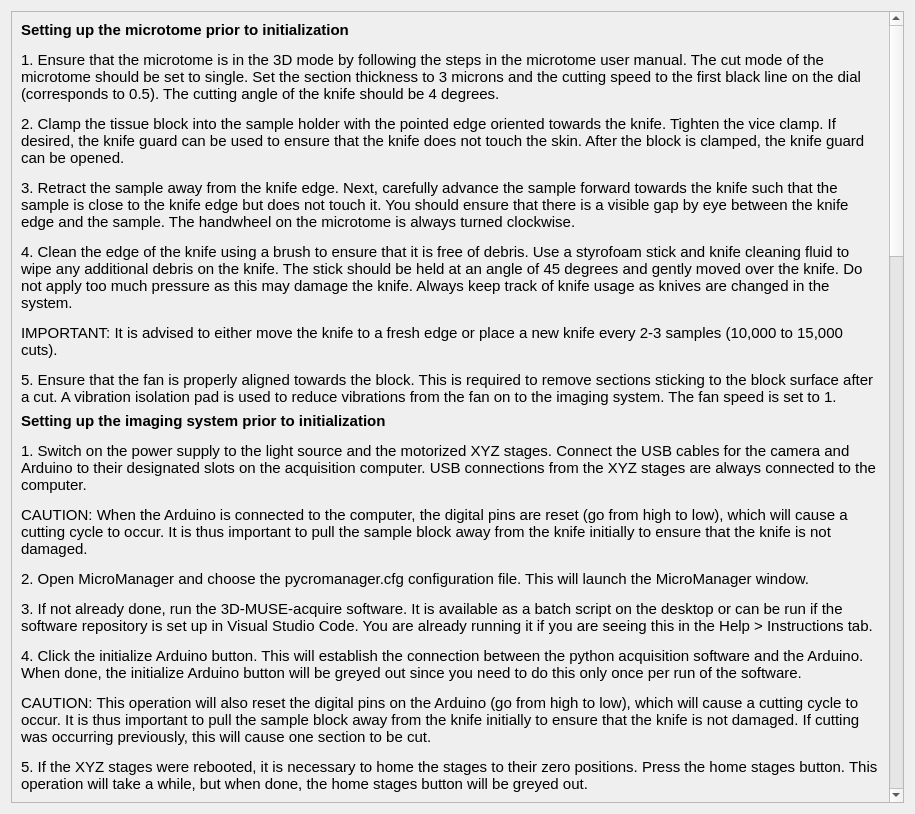
<?xml version="1.0" encoding="UTF-8"?>
<ui version="4.0">
 <class>Dialog</class>
 <widget class="QDialog" name="Dialog">
  <property name="geometry">
   <rect>
    <x>0</x>
    <y>0</y>
    <width>915</width>
    <height>814</height>
   </rect>
  </property>
  <property name="windowTitle">
   <string>Dialog</string>
  </property>
  <layout class="QVBoxLayout" name="verticalLayout">
   <item>
    <widget class="QScrollArea" name="scrollArea">
     <property name="widgetResizable">
      <bool>true</bool>
     </property>
     <widget class="QWidget" name="scrollAreaWidgetContents">
      <property name="geometry">
       <rect>
        <x>0</x>
        <y>-2040</y>
        <width>878</width>
        <height>2886</height>
       </rect>
      </property>
      <layout class="QVBoxLayout" name="verticalLayout_2">
       <item>
        <widget class="QLabel" name="notesMicrotomeInitialization">
         <property name="sizePolicy">
          <sizepolicy hsizetype="Preferred" vsizetype="Preferred">
           <horstretch>0</horstretch>
           <verstretch>0</verstretch>
          </sizepolicy>
         </property>
         <property name="font">
          <font>
           <family>Segoe UI</family>
           <pointsize>11</pointsize>
           <weight>50</weight>
           <bold>false</bold>
          </font>
         </property>
         <property name="text">
          <string>&lt;html&gt;&lt;head/&gt;&lt;body&gt;&lt;p&gt;&lt;span style=&quot; font-weight:600;&quot;&gt;Setting up the microtome prior to initialization&lt;/span&gt;&lt;/p&gt;&lt;p&gt;1. Ensure that the microtome is in the 3D mode by following the steps in the microtome user manual. The cut mode of the microtome should be set to single. Set the section thickness to 3 microns and the cutting speed to the first black line on the dial (corresponds to 0.5). The cutting angle of the knife should be 4 degrees.&lt;/p&gt;&lt;p&gt;2. Clamp the tissue block into the sample holder with the pointed edge oriented towards the knife. Tighten the vice clamp. If desired, the knife guard can be used to ensure that the knife does not touch the skin. After the block is clamped, the knife guard can be opened.&lt;/p&gt;&lt;p&gt;3. Retract the sample away from the knife edge. Next, carefully advance the sample forward towards the knife such that the sample is close to the knife edge but does not touch it. You should ensure that there is a visible gap by eye between the knife edge and the sample. The handwheel on the microtome is always turned clockwise. &lt;/p&gt;&lt;p&gt;4. Clean the edge of the knife using a brush to ensure that it is free of debris. Use a styrofoam stick and knife cleaning fluid to wipe any additional debris on the knife. The stick should be held at an angle of 45 degrees and gently moved over the knife. Do not apply too much pressure as this may damage the knife. Always keep track of knife usage as knives are changed in the system. &lt;/p&gt;&lt;p&gt;IMPORTANT: It is advised to either move the knife to a fresh edge or place a new knife every 2-3 samples (10,000 to 15,000 cuts).&lt;/p&gt;&lt;p&gt;5. Ensure that the fan is properly aligned towards the block. This is required to remove sections sticking to the block surface after a cut. A vibration isolation pad is used to reduce vibrations from the fan on to the imaging system. The fan speed is set to 1.&lt;/p&gt;&lt;/body&gt;&lt;/html&gt;</string>
         </property>
         <property name="wordWrap">
          <bool>true</bool>
         </property>
        </widget>
       </item>
       <item>
        <widget class="QLabel" name="notesImagingInitialization">
         <property name="sizePolicy">
          <sizepolicy hsizetype="Preferred" vsizetype="Preferred">
           <horstretch>0</horstretch>
           <verstretch>0</verstretch>
          </sizepolicy>
         </property>
         <property name="font">
          <font>
           <family>Segoe UI</family>
          </font>
         </property>
         <property name="text">
          <string>&lt;html&gt;&lt;head/&gt;&lt;body&gt;&lt;p&gt;&lt;span style=&quot; font-size:11pt; font-weight:600;&quot;&gt;Setting up the imaging system prior to initialization&lt;/span&gt;&lt;/p&gt;&lt;p&gt;&lt;span style=&quot; font-size:11pt;&quot;&gt;1. Switch on the power supply to the light source and the motorized XYZ stages. Connect the USB cables for the camera and Arduino to their designated slots on the acquisition computer. USB connections from the XYZ stages are always connected to the computer.&lt;/span&gt;&lt;/p&gt;&lt;p&gt;&lt;span style=&quot; font-size:11pt;&quot;&gt;CAUTION: When the Arduino is connected to the computer, the digital pins are reset (go from high to low), which will cause a cutting cycle to occur. It is thus important to pull the sample block away from the knife initially to ensure that the knife is not damaged.&lt;/span&gt;&lt;/p&gt;&lt;p&gt;&lt;span style=&quot; font-size:11pt;&quot;&gt;2. Open MicroManager and choose the pycromanager.cfg configuration file. This will launch the MicroManager window.&lt;/span&gt;&lt;/p&gt;&lt;p&gt;&lt;span style=&quot; font-size:11pt;&quot;&gt;3. If not already done, run the 3D-MUSE-acquire software. It is available as a batch script on the desktop or can be run if the software repository is set up in Visual Studio Code. You are already running it if you are seeing this in the Help &amp;gt; Instructions tab.&lt;/span&gt;&lt;/p&gt;&lt;p&gt;&lt;span style=&quot; font-size:11pt;&quot;&gt;4. Click the initialize Arduino button. This will establish the connection between the python acquisition software and the Arduino. When done, the initialize Arduino button will be greyed out since you need to do this only once per run of the software.&lt;/span&gt;&lt;/p&gt;&lt;p&gt;&lt;span style=&quot; font-size:11pt;&quot;&gt;CAUTION: This operation will also reset the digital pins on the Arduino (go from high to low), which will cause a cutting cycle to occur. It is thus important to pull the sample block away from the knife initially to ensure that the knife is not damaged. If cutting was occurring previously, this will cause one section to be cut.&lt;/span&gt;&lt;/p&gt;&lt;p&gt;&lt;span style=&quot; font-size:11pt;&quot;&gt;5. If the XYZ stages were rebooted, it is necessary to home the stages to their zero positions. Press the home stages button. This operation will take a while, but when done, the home stages button will be greyed out.&lt;/span&gt;&lt;/p&gt;&lt;/body&gt;&lt;/html&gt;</string>
         </property>
         <property name="wordWrap">
          <bool>true</bool>
         </property>
        </widget>
       </item>
       <item>
        <widget class="QLabel" name="notesTrimming">
         <property name="sizePolicy">
          <sizepolicy hsizetype="Preferred" vsizetype="Preferred">
           <horstretch>0</horstretch>
           <verstretch>0</verstretch>
          </sizepolicy>
         </property>
         <property name="font">
          <font>
           <family>Segoe UI</family>
           <pointsize>11</pointsize>
           <weight>50</weight>
           <bold>false</bold>
          </font>
         </property>
         <property name="text">
          <string>&lt;html&gt;&lt;head/&gt;&lt;body&gt;&lt;p&gt;&lt;span style=&quot; font-weight:600;&quot;&gt;Steps for trimming&lt;/span&gt;&lt;/p&gt;&lt;p&gt;1. When a resin block is placed on the microtome, the block may need to be sectioned first to expose the nerve surface. We refer to this process as trimming.&lt;/p&gt;&lt;p&gt;2. Enter the desired folder location for storing the image stack. A log file will be created in this location during the session with useful debug information.&lt;/p&gt;&lt;p&gt;3. Enter the number of cuts desired in the corresponding text box. Each cut will be 3 µm thick, unless the sectioning thickness was changed on the microtome control panel. Thus, if 1 mm of the sample needs to be cut, enter 333 cuts. Ensure that the switch on light source checkbox is off. &lt;/p&gt;&lt;p&gt;CAUTION: Do not provide more cuts than what is physically possible. It is useful to measure the length of the block with a scale and ensure that the cutting does not extend into the yellow resin portion of the block.&lt;/p&gt;&lt;p&gt;4. Ensure that the trim the block – do not collect images checkbox is checked. Other properties in the acquisition window are not relevant for trimming and will be disregarded.&lt;/p&gt;&lt;/body&gt;&lt;/html&gt;</string>
         </property>
         <property name="wordWrap">
          <bool>true</bool>
         </property>
        </widget>
       </item>
       <item>
        <widget class="QLabel" name="notesImaging">
         <property name="font">
          <font>
           <family>Segoe UI</family>
           <weight>75</weight>
           <bold>true</bold>
          </font>
         </property>
         <property name="text">
          <string>&lt;html&gt;&lt;head/&gt;&lt;body&gt;&lt;p&gt;&lt;span style=&quot; font-size:11pt;&quot;&gt;Steps for imaging&lt;/span&gt;&lt;/p&gt;&lt;p&gt;&lt;span style=&quot; font-size:11pt; font-weight:400;&quot;&gt;1. We will set up tiles for imaging prior to running an imaging session. The tile set up is done primarily in Micromanager software. However, we set the exposure time text box in the acquisition software to a suitable value, around 200 ms. &lt;/span&gt;&lt;/p&gt;&lt;p&gt;&lt;span style=&quot; font-size:11pt; font-weight:400;&quot;&gt;2. Click the Live button in Micromanager to open a live view window, displaying the current image from the camera. An additional window labeled “Inspect-Preview” is also shown with the histogram of the current image. Click on the full scale button to ensure that the live view is mapping the image intensities correctly. &lt;/span&gt;&lt;/p&gt;&lt;p&gt;&lt;span style=&quot; font-size:11pt; font-weight:400;&quot;&gt;3. Open the Stage control window in Micromanager. Use the stage window to move around the sample, changing the move step sizes on the stage window if required. There are three step sizes available (&amp;gt;, &amp;gt;&amp;gt;, &amp;gt;&amp;gt;&amp;gt;). Each arrow can be configured to take a step of a certain distance. Do not change the X and Y distances for the field with three arrows (&amp;gt;&amp;gt;&amp;gt;) unless the objective lens has been changed. This is because these numbers are important when setting up tiles. When using tiles with 20% overlap, the distance in the &amp;gt;&amp;gt;&amp;gt; field should be 2800 µm in X and 2100 µm in Y for the 4x objective. For the 10x objective, it should be 1100 µm in X and 888 µm in Y.&lt;/span&gt;&lt;/p&gt;&lt;p&gt;&lt;span style=&quot; font-size:11pt; font-weight:400;&quot;&gt;4. When panning around the sample to view the nerve, ensure that the switch on light source checkbox is selected (this is the only case when you need to check this box manually, an imaging session will automatically switch the light source on and off as required). &lt;/span&gt;&lt;/p&gt;&lt;p&gt;&lt;span style=&quot; font-size:11pt; font-weight:400;&quot;&gt;5. The image can be window/leveled if the brightness is not optimal. The window level and gamma settings are available directly on the histogram in the Inspect Preview window. If the brightness is too high, the exposure can be reduced to 100 ms. In general, blocks are usually brighter in the center than at the edge, so it is not an issue if the first image is slightly dark, and the histogram is primarily in the lower half. Intensity normalization methods can be applied later if desired.&lt;/span&gt;&lt;/p&gt;&lt;p&gt;&lt;span style=&quot; font-size:11pt; font-weight:400;&quot;&gt;6. To set up tiles, open the Multi D acquisition tab in MicroManager, and select Edit Position list. Open the stage control window as well if not already open. Pan around the sample and focus on the block as desired. If the sample is not visible, you may need to run another trimming session. Moving along the Z stage will help with focusing. &lt;/span&gt;&lt;/p&gt;&lt;p&gt;&lt;span style=&quot; font-size:11pt; font-weight:400;&quot;&gt;7. If nerve is completely visible (full cross-section), use the create grid option in the Edit Position list window. There is a box that says overlap, change it from um (default) to %. Set the overlap to 20%, ensure the pixel size is correct (0.9 µm if you are using the 4x objective, 0.37 µm if you are using the 10x objective). If they are incorrect, these values can be changed in Objective configuration and preset Objective-A (4x) and Objective-B (10x) in the main window of MicroManager. &lt;/span&gt;&lt;/p&gt;&lt;p&gt;&lt;span style=&quot; font-size:11pt; font-weight:400;&quot;&gt;8. In the Create Grid window, set the individual corners as desired. The step distance with the &amp;gt;&amp;gt;&amp;gt; in the stage window is now useful, since one step by &amp;gt;&amp;gt;&amp;gt; will move the stage by amount that is slightly less than a tile (80%). This will let you set up perfect tiles (one &amp;gt;&amp;gt;&amp;gt; step in X and one &amp;gt;&amp;gt;&amp;gt; step in Y and setting the appropriate top, left, bottom and right corners will result in the creation of a 2x2 grid). As described earlier, for the 4x objective, this distance &amp;gt;&amp;gt;&amp;gt; should be 2800 µm in X and 2100 µm in Y. For 10x objective, it should be 1100 µm in X and 888 µm in Y.&lt;/span&gt;&lt;/p&gt;&lt;p&gt;&lt;span style=&quot; font-size:11pt; font-weight:400;&quot;&gt;IMPORTANT: When setting up tiles, make sure that the tiles will be sufficient for the full length of the nerve. For example, if the nerve is oriented such that it moves downward in the block, it may be useful to set up 2 tiles in the Y direction and 1 tile in X direction.&lt;/span&gt;&lt;/p&gt;&lt;p&gt;&lt;span style=&quot; font-size:11pt; font-weight:400;&quot;&gt;9. Select OK on the grid creator window, now you should see positions populate in the MDA window. Click the go to button after selecting each tile position and focus using the Z stage control as required. Click the Merge button and then the Merge with current Stage position. This will ensure that each tile is set up with the best focus position. Save the positions to a file with a suitable name in the same directory as the storage directory. If the first image acquisition is to be captured, save the file as PositionList_1.pos. If 3 acquisitions are already captured in the folder, save the file as PositionList_4.pos. This will ensure easy loading of positions later if required. This may be needed if the python acquisition software closes due to an error and the acquisition does not change to Finished in Micromanager. MicroManager and the acquisition software would need to be restarted in that case, and having the position list saved to a file is extremely useful to ensure the same tile setup between runs.&lt;/span&gt;&lt;/p&gt;&lt;p&gt;&lt;span style=&quot; font-size:11pt; font-weight:400;&quot;&gt;10. Ensure that the correct objective magnification is selected from the dropdown box in the acquisition software. Two objective options are currently provided, 4x and 10x. MicroManager should automatically recognize the correct pixel sizes to use.&lt;/span&gt;&lt;/p&gt;&lt;p&gt;&lt;span style=&quot; font-size:11pt; font-weight:400;&quot;&gt;11. Set number of cuts as desired. If stitching is needed, it will be done automatically and saved in a separate directory in the same storage folder. &lt;/span&gt;&lt;/p&gt;&lt;p&gt;&lt;span style=&quot; font-size:11pt; font-weight:400;&quot;&gt;CAUTION: Do not provide more cuts than what is physically possible. It is useful to measure the length of the block with a scale and ensure that the cutting does not extend into the yellow resin portion of the block.&lt;/span&gt;&lt;/p&gt;&lt;p&gt;&lt;span style=&quot; font-size:11pt; font-weight:400;&quot;&gt;12. If desired, an autofocus algorithm can be run at intermediate slices. Add an appropriate value to that line item. Usually autofocus every 5 images is sufficient. If the value is set to zero autofocus is not performed, if the value is 1 autofocus is done on all images.&lt;/span&gt;&lt;/p&gt;&lt;p&gt;&lt;span style=&quot; font-size:11pt; font-weight:400;&quot;&gt;13. Images can be skipped between sections. Add an appropriate value in the corresponding text box. If 0, no images are skipped. In general, if every fifth slice needs to be imaged, the skip image option can be set to four.&lt;/span&gt;&lt;/p&gt;&lt;p&gt;&lt;span style=&quot; font-size:11pt; font-weight:400;&quot;&gt;14. If desired a z-stack can be setup at each tile. This is suitable when working with an objective with a low depth of focus, e.g, 10x 0.45 NA. Individual slices in a z-stack are automatically stitched and merged into a single image. If Z start is set to -3, Z stop is set to 3, and Z step is set to 1, the software will collect images at z-3, z-2, z-1, z, z+1, z+2, and z+3 microns. The seven resultant images will be stitched to create a single image. This algorithm is currently being implemented, so please set these three values to zeros for now.&lt;/span&gt;&lt;/p&gt;&lt;p&gt;&lt;span style=&quot; font-size:11pt; font-weight:400;&quot;&gt;15. Uncheck switch on light source and trim the block – do not collect images options. &lt;/span&gt;&lt;/p&gt;&lt;p&gt;&lt;span style=&quot; font-size:11pt; font-weight:400;&quot;&gt;16. Stop the live view in micromanager.&lt;/span&gt;&lt;/p&gt;&lt;p&gt;&lt;span style=&quot; font-size:11pt; font-weight:400;&quot;&gt;17. Click start acquisition button. A progress bar and status message box will be updated during each cutting and imaging event.&lt;/span&gt;&lt;/p&gt;&lt;/body&gt;&lt;/html&gt;</string>
         </property>
         <property name="wordWrap">
          <bool>true</bool>
         </property>
        </widget>
       </item>
       <item>
        <widget class="QLabel" name="label">
         <property name="font">
          <font>
           <family>Segoe UI</family>
           <pointsize>11</pointsize>
           <weight>50</weight>
           <bold>false</bold>
          </font>
         </property>
         <property name="text">
          <string>&lt;html&gt;&lt;head/&gt;&lt;body&gt;&lt;p&gt;&lt;span style=&quot; font-weight:600;&quot;&gt;Stopping and restarting imaging&lt;/span&gt;&lt;/p&gt;&lt;p&gt;For trimming and acquisition cycle, the stop acquisition button will work to stop the session. It will be noted in the log file as to how many cuts were taken.&lt;/p&gt;&lt;p&gt;If there is an error in the program, this software may shut down. You can relaunch the software and try running again.&lt;/p&gt;&lt;p&gt;If the block was being imaged when this software crashes, the acquisition window displaying the images in MicroManager may say &amp;quot;(Running)&amp;quot; in the top left bar of the acquisition window. In tha case, Micromanager would need to be closed and restarted. You will need to set the tile positions again in the Multi D acquisition window. It is easy to load in the position file again if you saved it earlier.&lt;/p&gt;&lt;p&gt;There is no &amp;quot;pause&amp;quot; option in the software. You stop and start acquisition as desired.&lt;/p&gt;&lt;p&gt;To shutdown, switch off microtome, cover the knife guard. Switch off power supply to xyz stages and light source. Disconnect the arduino and camera cables. Close this software and turn off PC.&lt;/p&gt;&lt;/body&gt;&lt;/html&gt;</string>
         </property>
         <property name="wordWrap">
          <bool>true</bool>
         </property>
        </widget>
       </item>
      </layout>
     </widget>
    </widget>
   </item>
  </layout>
 </widget>
 <resources/>
 <connections/>
</ui>
